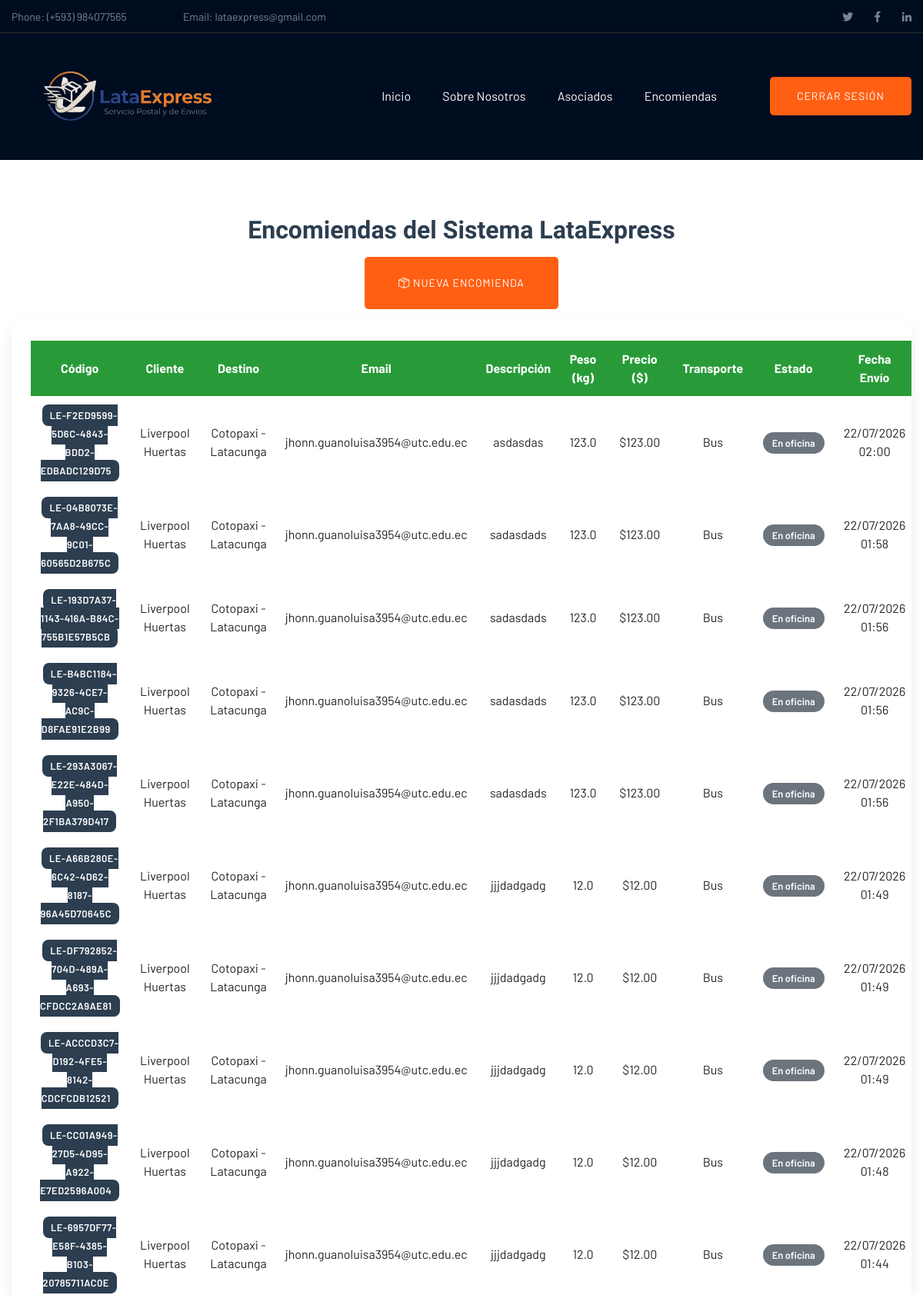
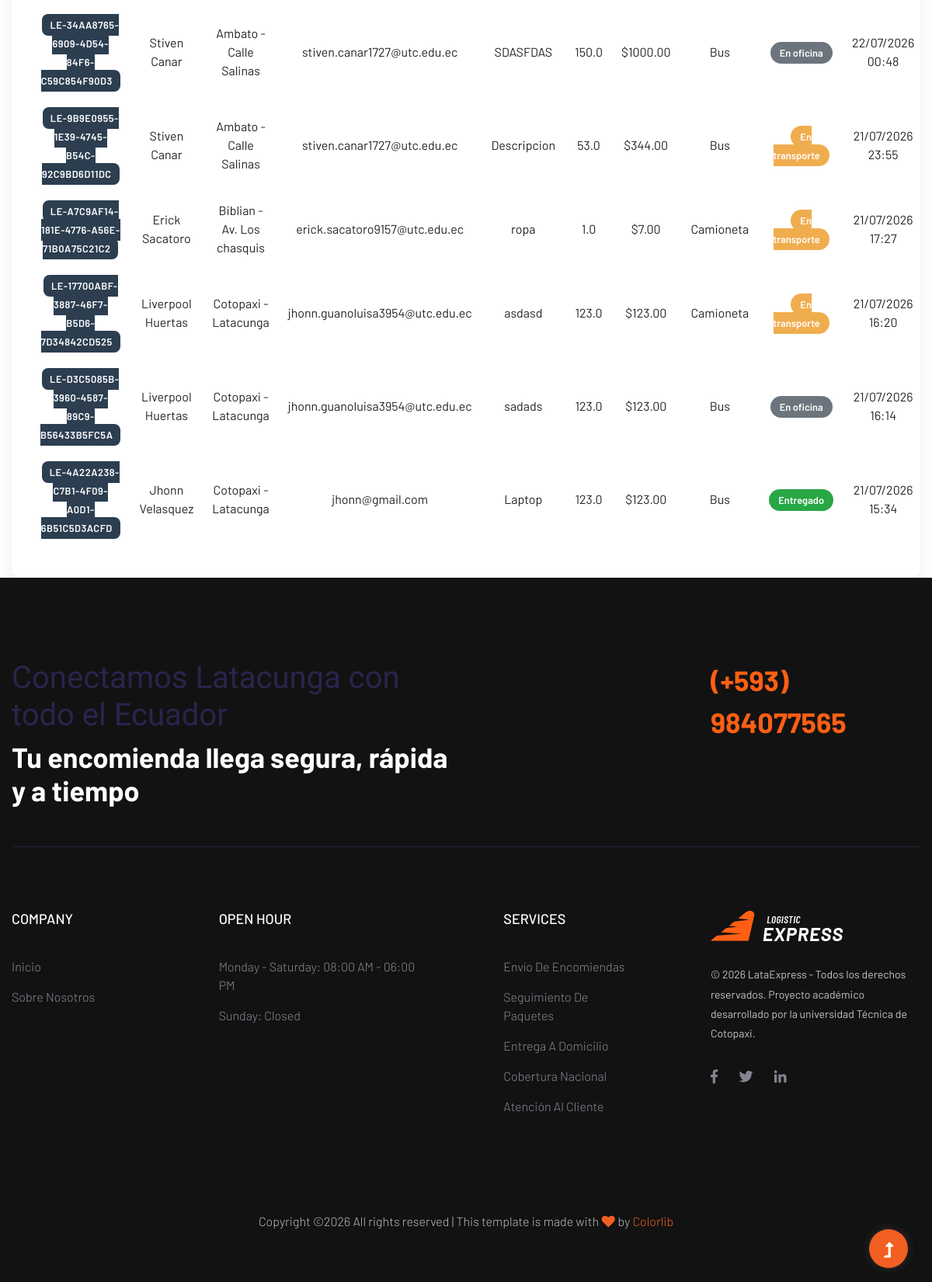
Page /showencomiendas/ (signed in) on the committed database (2 pictures, top to bottom).
### Envio/models.py (models this page shows, shortened)
class Encomienda(models.Model):
    ESTADOS = [
        ('OFICINA', 'En oficina'),
        ('TRANSPORTE', 'En transporte'),
        ('ENTREGADO', 'Entregado'),
    ]
    TRANSPORTE = [
        ('BUS', 'Bus'),
        ('CAMIONETA', 'Camioneta'),
        ('MOTO', 'Moto'),
    ]
    codigo = models.UUIDField(default=uuid.uuid4, editable=False, unique=True)
    cliente = models.ForeignKey(Cliente, on_delete=models.CASCADE)
    destino = models.ForeignKey(Destino, on_delete=models.CASCADE)
    descripcion = models.TextField()
    peso = models.FloatField()
    precio = models.DecimalField(max_digits=8, decimal_places=2)
    nombre_destinatario = models.CharField(max_length=150)
    cedula_destinatario = models.CharField(max_length=10)
    email_destinatario = models.EmailField()
    telefono_destinatario = models.CharField(max_length=15)
    estado = models.CharField(max_length=20, choices=ESTADOS, default='OFICINA')
    transporte = models.CharField(max_length=20, choices=TRANSPORTE)
    fecha_envio = models.DateTimeField(auto_now_add=True)
    fecha_estimada = models.DateTimeField()

class Cliente(models.Model):
    nombre = models.CharField(max_length=100)
    apellido= models.CharField(max_length=100)
    cedula = models.CharField(max_length=10, unique=True)
    email = models.EmailField()
    telefono = models.CharField(max_length=10)

class Destino(models.Model):
    ciudad = models.CharField(max_length=100)
    direccion = models.CharField(max_length=200)
    codigo_postal = models.CharField(max_length=6)
    nombre_destinatario = models.CharField(max_length=100, null=True, blank=True)
    cedula_destinatario = models.CharField(max_length=10, null=True, blank=True)
    email_destinatario = models.EmailField(null=True, blank=True)
    telefono_destinatario = models.CharField(max_length=15, null=True, blank=True)

### Envio/views.py (the view)
# urls.py: path('showencomiendas/', views.showencomiendas),
@requiere_admin
def showencomiendas(request):
    encomiendas = Encomienda.objects.select_related('cliente', 'destino').all().order_by('-fecha_envio')
    return render(request, 'showencomiendas.html', {
        'encomiendas': encomiendas
    })

### Envio/views.py (called while the page is built)
def es_admin(user):
    return user.is_authenticated and (
        user.is_superuser or user.groups.filter(name='admin').exists()
    )

### Envio/templates/showencomiendas.html (shortened to what this page needs)
{% extends "./plantillaPrincipal.html" %}
{% load static %}
{% block contenido %}
<div class="container mt-4">
    <h2 class="titulo-encomiendas">Encomiendas del Sistema LataExpress</h2>
    <div class="text-center my-3">
        <a class="btn btn-success btn-nuevo" href="/newencomienda/">
            <i class="bi bi-box-seam"></i> Nueva Encomienda
        </a>
    </div>
    <div class="contenedor-tabla" >
        <table id="tbl_encomiendas" class="table table-borderless align-middle" style="width:100%" >
            <thead>
                <tr>
                    <th>Código</th>
                    <th>Cliente</th>
                    <th>Destino</th>
                    <th>Email</th>
                    <th>Descripción</th>
                    <th>Peso (kg)</th>
                    <th>Precio ($)</th>
                    <th>Transporte</th>
                    <th>Estado</th>
                    <th>Fecha Envío</th>
                </tr>
            </thead>
            <tbody>
                {% for encomienda in encomiendas %}
                <tr>
                    <td>
                        <span class="badge-codigo" title="{{ encomienda.codigo }}"
                              onclick="copiarCodigo('{{ encomienda.codigo }}')">
                            LE-{{ encomienda.codigo|slice:":8"|upper }}
                        </span>
                    </td>
                    <td>{{ encomienda.cliente.nombre }} {{ encomienda.cliente.apellido }}</td>
                    <td>{{ encomienda.destino.ciudad }} - {{ encomienda.destino.direccion }}</td>
                    <td>{{ encomienda.cliente.email }}</td>
                    <td>{{ encomienda.descripcion|truncatechars:40 }}</td>
                    <td>{{ encomienda.peso }}</td>
                    <td>${{ encomienda.precio }}</td>
                    <td>{{ encomienda.get_transporte_display }}</td>
                    <td>
                        {% if encomienda.estado == 'OFICINA' %}
                            <span class="badge-estado badge-oficina">En oficina</span>
                        {% elif encomienda.estado == 'TRANSPORTE' %}
                            <span class="badge-estado badge-transporte">En transporte</span>
                        {% elif encomienda.estado == 'ENTREGADO' %}
                            <span class="badge-estado badge-entregado">Entregado</span>
                        {% endif %}
                    </td>
                    <td>{{ encomienda.fecha_envio|date:"d/m/Y H:i" }}</td>
                </tr>
                {% endfor %}
            </tbody>
        </table>
    </div>
</div>
{% endblock %}

### Envio/templates/showencomiendas.html (style rules this page uses)
.titulo-encomiendas { text-align: center; font-weight: 600; color: #2c3e50; }
.contenedor-tabla { background: #ffffff; padding: 25px; border-radius: 12px; box-shadow: 0 8px 20px rgba(0,0,0,0.08); width: 100%; overflow-x: auto; }
.btn-nuevo { border-radius: 25px; padding: 10px 20px; font-weight: 500; }
table thead { background-color: #289B38; color: white; }
table td, table th { vertical-align: middle !important; text-align: center; }
.badge-codigo { background-color: #2c3e50; color: #fff; padding: 6px 10px; border-radius: 8px; font-size: 0.8rem; font-weight: 600; letter-spacing: 0.5px; cursor: pointer; }
.badge-estado { padding: 6px 12px; border-radius: 20px; font-size: 0.8rem; font-weight: 600; }
.badge-oficina { background-color: #6c757d; color: #fff; }
.badge-transporte { background-color: #f0ad4e; color: #fff; }
.badge-entregado { background-color: #28a745; color: #fff; }

### rows in the picture
Encomienda: codigo "F2ED9599-5D6C-4843-BDD2-EDBADC129D75", cliente.nombre "Liverpool", cliente.apellido "Huertas", destino.ciudad "Cotopaxi", destino.direccion "Latacunga", cliente.email "jhonn.guanoluisa3954@utc.edu.ec", descripcion "asdasdas", peso "123.0", precio "123.00", transporte "Bus", estado "En oficina", fecha_envio "22/07/2026 02:00"
Encomienda: codigo "04B8073E-7AA8-49CC-9C01-60565D2B675C", cliente.nombre "Liverpool", cliente.apellido "Huertas", destino.ciudad "Cotopaxi", destino.direccion "Latacunga", cliente.email "jhonn.guanoluisa3954@utc.edu.ec", descripcion "sadasdads", peso "123.0", precio "123.00", transporte "Bus", estado "En oficina", fecha_envio "22/07/2026 01:58"
Encomienda: codigo "193D7A37-1143-416A-B84C-755B1E57B5CB", cliente.nombre "Liverpool", cliente.apellido "Huertas", destino.ciudad "Cotopaxi", destino.direccion "Latacunga", cliente.email "jhonn.guanoluisa3954@utc.edu.ec", descripcion "sadasdads", peso "123.0", precio "123.00", transporte "Bus", estado "En oficina", fecha_envio "22/07/2026 01:56"
Encomienda: codigo "B4BC1184-9326-4CE7-AC9C-D8FAE91E2B99", cliente.nombre "Liverpool", cliente.apellido "Huertas", destino.ciudad "Cotopaxi", destino.direccion "Latacunga", cliente.email "jhonn.guanoluisa3954@utc.edu.ec", descripcion "sadasdads", peso "123.0", precio "123.00", transporte "Bus", estado "En oficina", fecha_envio "22/07/2026 01:56"
Encomienda: codigo "293A3067-E22E-484D-A950-2F1BA379D417", cliente.nombre "Liverpool", cliente.apellido "Huertas", destino.ciudad "Cotopaxi", destino.direccion "Latacunga", cliente.email "jhonn.guanoluisa3954@utc.edu.ec", descripcion "sadasdads", peso "123.0", precio "123.00", transporte "Bus", estado "En oficina", fecha_envio "22/07/2026 01:56"
Encomienda: codigo "A66B280E-6C42-4D62-8187-96A45D70645C", cliente.nombre "Liverpool", cliente.apellido "Huertas", destino.ciudad "Cotopaxi", destino.direccion "Latacunga", cliente.email "jhonn.guanoluisa3954@utc.edu.ec", descripcion "jjjdadgadg", peso "12.0", precio "12.00", transporte "Bus", estado "En oficina", fecha_envio "22/07/2026 01:49"
Encomienda: codigo "DF792852-704D-489A-A693-CFDCC2A9AE81", cliente.nombre "Liverpool", cliente.apellido "Huertas", destino.ciudad "Cotopaxi", destino.direccion "Latacunga", cliente.email "jhonn.guanoluisa3954@utc.edu.ec", descripcion "jjjdadgadg", peso "12.0", precio "12.00", transporte "Bus", estado "En oficina", fecha_envio "22/07/2026 01:49"
Encomienda: codigo "ACCCD3C7-D192-4FE5-8142-CDCFCDB12521", cliente.nombre "Liverpool", cliente.apellido "Huertas", destino.ciudad "Cotopaxi", destino.direccion "Latacunga", cliente.email "jhonn.guanoluisa3954@utc.edu.ec", descripcion "jjjdadgadg", peso "12.0", precio "12.00", transporte "Bus", estado "En oficina", fecha_envio "22/07/2026 01:49"
Encomienda: codigo "CC01A949-27D5-4D95-A922-E7ED2596A004", cliente.nombre "Liverpool", cliente.apellido "Huertas", destino.ciudad "Cotopaxi", destino.direccion "Latacunga", cliente.email "jhonn.guanoluisa3954@utc.edu.ec", descripcion "jjjdadgadg", peso "12.0", precio "12.00", transporte "Bus", estado "En oficina", fecha_envio "22/07/2026 01:48"
Encomienda: codigo "6957DF77-E58F-4385-B103-20785711AC0E", cliente.nombre "Liverpool", cliente.apellido "Huertas", destino.ciudad "Cotopaxi", destino.direccion "Latacunga", cliente.email "jhonn.guanoluisa3954@utc.edu.ec", descripcion "jjjdadgadg", peso "12.0", precio "12.00", transporte "Bus", estado "En oficina", fecha_envio "22/07/2026 01:44"
Encomienda: codigo "34AA8765-6909-4D54-84F6-C59C854F90D3", cliente.nombre "Stiven", cliente.apellido "Canar", destino.ciudad "Ambato", destino.direccion "Calle Salinas", cliente.email "stiven.canar1727@utc.edu.ec", descripcion "SDASFDAS", peso "150.0", precio "1000.00", transporte "Bus", estado "En oficina", fecha_envio "22/07/2026 00:48"
Encomienda: codigo "9B9E0955-1E39-4745-B54C-92C9BD6D11DC", cliente.nombre "Stiven", cliente.apellido "Canar", destino.ciudad "Ambato", destino.direccion "Calle Salinas", cliente.email "stiven.canar1727@utc.edu.ec", descripcion "Descripcion", peso "53.0", precio "344.00", transporte "Bus", estado "En transporte", fecha_envio "21/07/2026 23:55"
Encomienda: codigo "A7C9AF14-181E-4776-A56E-71B0A75C21C2", cliente.nombre "Erick", cliente.apellido "Sacatoro", destino.ciudad "Biblian", destino.direccion "Av. Los chasquis", cliente.email "erick.sacatoro9157@utc.edu.ec", descripcion "ropa", peso "1.0", precio "7.00", transporte "Camioneta", estado "En transporte", fecha_envio "21/07/2026 17:27"
Encomienda: codigo "17700ABF-3887-46F7-B5D6-7D34842CD525", cliente.nombre "Liverpool", cliente.apellido "Huertas", destino.ciudad "Cotopaxi", destino.direccion "Latacunga", cliente.email "jhonn.guanoluisa3954@utc.edu.ec", descripcion "asdasd", peso "123.0", precio "123.00", transporte "Camioneta", estado "En transporte", fecha_envio "21/07/2026 16:20"
Encomienda: codigo "D3C5085B-3960-4587-89C9-B56433B5FC5A", cliente.nombre "Liverpool", cliente.apellido "Huertas", destino.ciudad "Cotopaxi", destino.direccion "Latacunga", cliente.email "jhonn.guanoluisa3954@utc.edu.ec", descripcion "sadads", peso "123.0", precio "123.00", transporte "Bus", estado "En oficina", fecha_envio "21/07/2026 16:14"
Encomienda: codigo "4A22A238-C7B1-4F09-A0D1-6B51C5D3ACFD", cliente.nombre "Jhonn", cliente.apellido "Velasquez", destino.ciudad "Cotopaxi", destino.direccion "Latacunga", cliente.email "jhonn@gmail.com", descripcion "Laptop", peso "123.0", precio "123.00", transporte "Bus", estado "Entregado", fecha_envio "21/07/2026 15:34"
